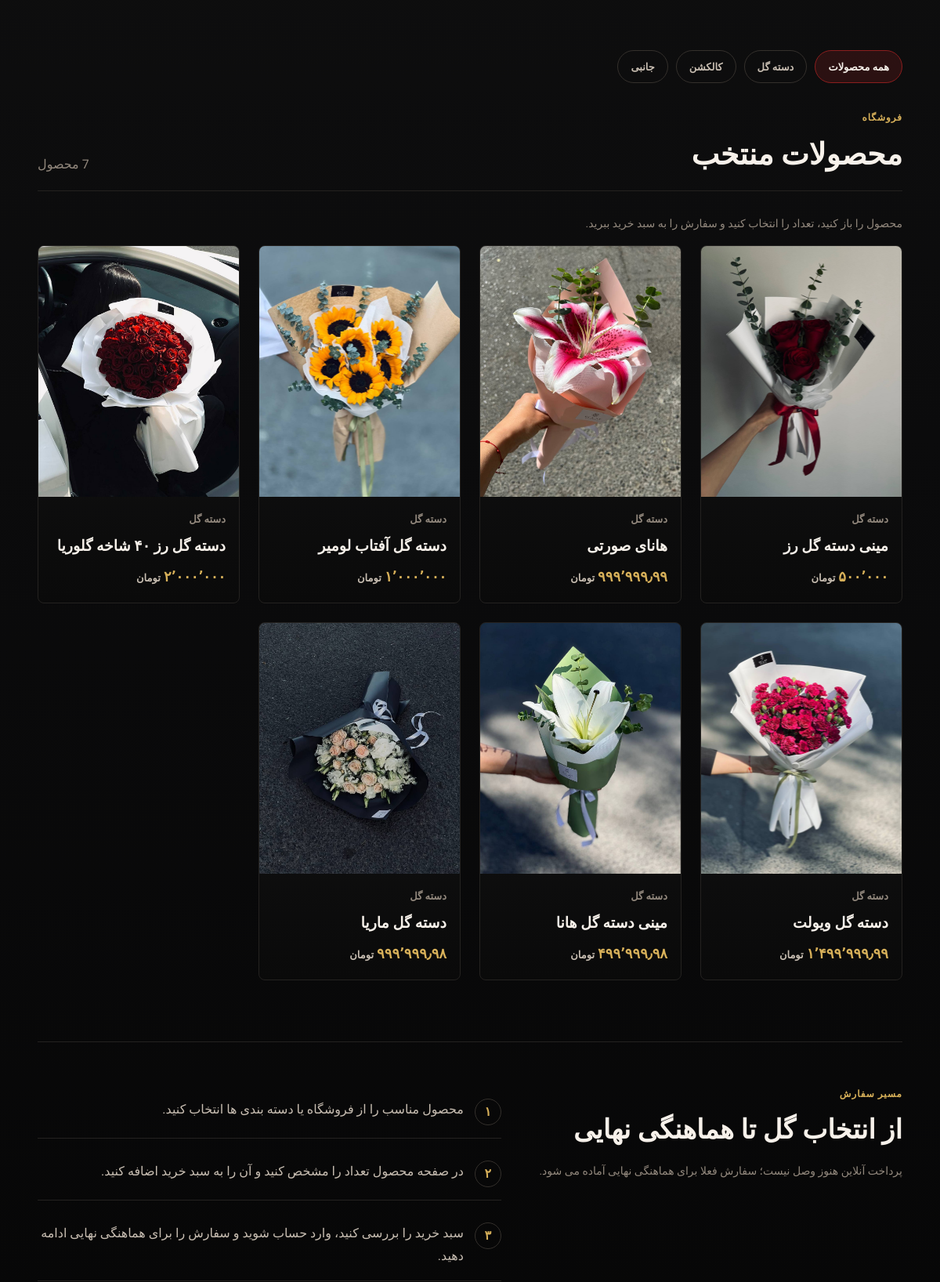
Before: / (middle part) with the older database file.
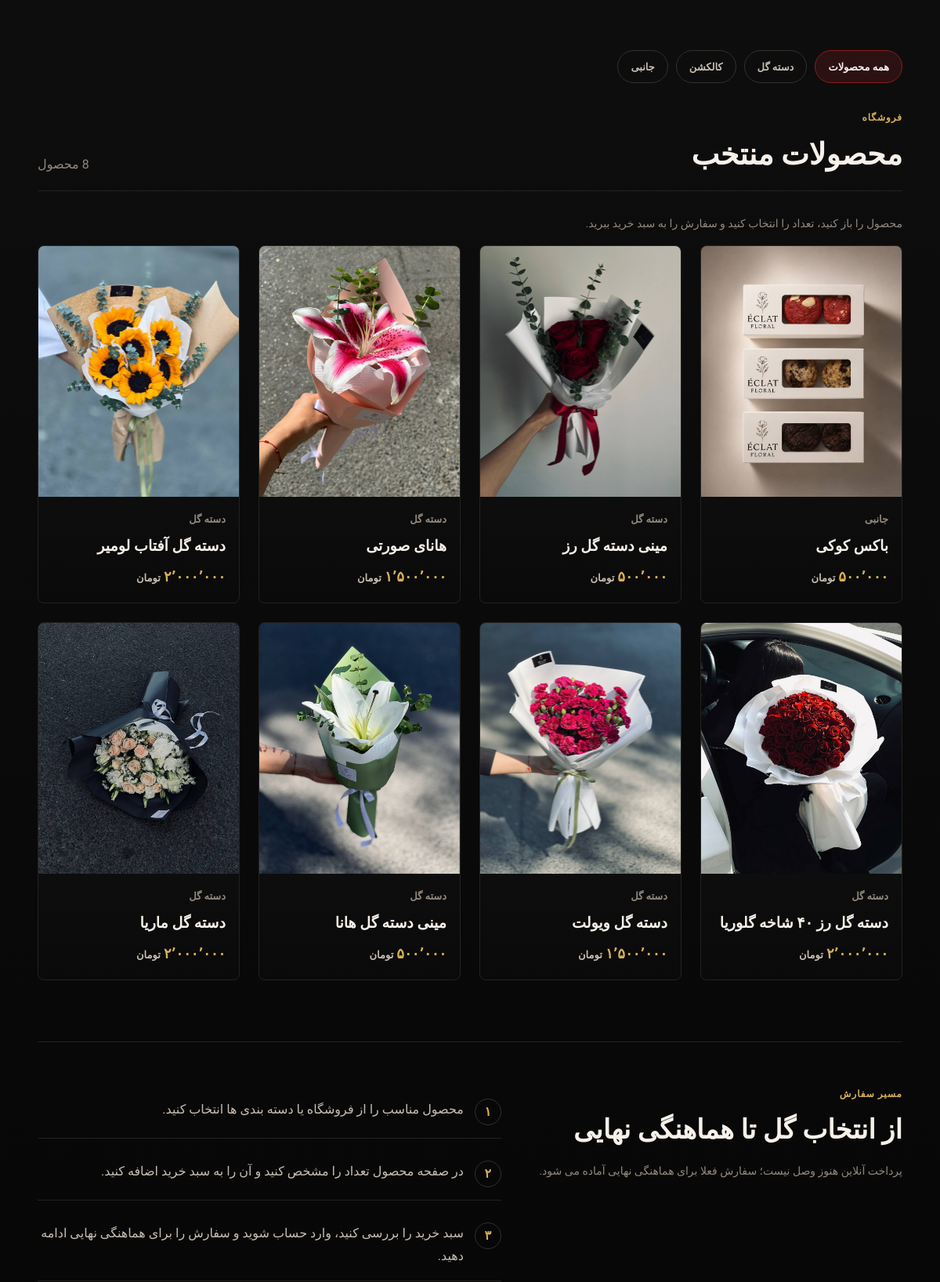
After: the same page with the newer database file.
### shop/models.py (models this page shows, shortened)
class Category(models.Model):
    name = models.CharField(max_length=200, verbose_name="نام دسته‌بندی")
    slug = models.SlugField(max_length=200, unique=True, verbose_name="آدرس کوتاه")
    parent = models.ForeignKey(
        'self',
        on_delete=models.CASCADE,
        null=True,
        blank=True,
        related_name='children',
        verbose_name="دسته‌بندی مادر",
    )
    class Meta:
        ordering = ['name']
        verbose_name = "دسته‌بندی"
        verbose_name_plural = "دسته‌بندی‌ها"
    def get_absolute_url(self):
        return reverse('shop:product_list_by_category', args=[self.slug])

class Product(models.Model):
    category = models.ForeignKey(Category, related_name='products', on_delete=models.CASCADE, verbose_name="دسته‌بندی")
    name = models.CharField(max_length=200, verbose_name="نام محصول")
    slug = models.SlugField(max_length=200, unique=True, verbose_name="آدرس کوتاه")
    description = models.TextField(blank=True, verbose_name="توضیحات")
    price = models.DecimalField(max_digits=10, decimal_places=2, verbose_name="قیمت")
    image = models.ImageField(upload_to='products/%Y/%m/%d', blank=True, verbose_name="عکس محصول")
    stock = models.PositiveIntegerField(verbose_name="موجودی انبار")
    available = models.BooleanField(default=True, verbose_name="قابل نمایش در سایت")
    created = models.DateTimeField(auto_now_add=True, verbose_name="تاریخ ایجاد")
    updated = models.DateTimeField(auto_now=True, verbose_name="آخرین ویرایش")
    class Meta:
        ordering = ('-created',)
        verbose_name = "محصول"
        verbose_name_plural = "محصولات"

### shop/views.py (the view)
# urls.py: path('', views.product_list, name='product_list'),
def product_list(request, category_slug=None):
    category = None
    products = Product.objects.filter(available=True)
    if category_slug:
        category = get_object_or_404(Category, slug=category_slug)
        products = products.filter(category=category)
    return render(request, 'shop/product_list.html', {
        'category': category,
        'products': products,
    })

### basket/context_processors.py (called while the page is built)
def basket(request):
    return {'basket': Basket(request)}

### cart/cart.py (called while the page is built)
    def __len__(self):
        return sum(item['quantity'] for item in self.cart.values())

### cart/context_processors.py (called while the page is built)
def cart(request):
    return {'cart': Cart(request)}

### shop/context_processors.py (called while the page is built)
def category_list(request):
    category_order = Case(
        When(name='دسته گل', then=Value(0)),
        When(name='کالکشن', then=Value(1)),
        When(name='جانبی', then=Value(2)),
        default=Value(3),
        output_field=IntegerField(),
    )
    categories = Category.objects.filter(parent__isnull=True).order_by(category_order, 'name')
    return {'categories': categories}

### shop/price_utils.py (called while the page is built)
def normalize_price(value):
    if value in (None, ''):
        return None
    try:
        decimal_value = Decimal(str(value).replace(',', '').replace('٬', '').strip())
    except (InvalidOperation, AttributeError, ValueError):
        return None
    return decimal_value

### shop/templatetags/price_filters.py (called while the page is built)
@register.filter
def format_price(value):
    return format_price_value(value)

### shop/Templates/Shop/product_list.html (shortened to what this page needs)
{% extends "shop/base.html" %}
{% load price_filters %}
{% block content %}
<div class="page-shell">
    <nav class="category-strip" aria-label="دسته بندی محصولات">
        <a class="category-chip {% if not category %}active{% endif %}" href="{% url 'shop:product_list' %}">همه محصولات</a>
        {% for item in categories %}
            <a class="category-chip {% if category.id == item.id %}active{% endif %}" href="{{ item.get_absolute_url }}">{{ item.name }}</a>
        {% endfor %}
    </nav>
    <section id="products">
        <div class="page-head">
            <div>
                <span class="eyebrow">{% if category %}دسته بندی{% else %}فروشگاه{% endif %}</span>
                <h2>{% if category %}{{ category.name }}{% else %}محصولات منتخب{% endif %}</h2>
            </div>
            <span class="muted">{{ products|length }} محصول</span>
        </div>
        {% if not category %}
            <p class="section-note">محصول را باز کنید، تعداد را انتخاب کنید و سفارش را به سبد خرید ببرید.</p>
        {% endif %}
        <div class="product-grid">
            {% for product in products %}
                <article class="product-card">
                    <a href="{% url 'shop:product_detail' product.slug %}">
                        {% if product.image %}
                            <img src="{{ product.image.url }}" alt="{{ product.name }}" loading="{% if forloop.counter <= 4 %}eager{% else %}lazy{% endif %}">
                        {% else %}
                            <span class="product-image-placeholder" aria-hidden="true"></span>
                        {% endif %}
                        <div class="product-body">
                            <span class="product-category">{{ product.category.name }}</span>
                            <h3>{{ product.name }}</h3>
                            <p class="price"><span>{{ product.price|format_price }}</span><span class="price-currency">تومان</span></p>
                        </div>
                    </a>
                </article>
            {% empty %}
                <p class="empty-state">فعلا محصولی در این بخش نیست. از دسته بندی های دیگر دیدن کنید یا برای سفارش اختصاصی تماس بگیرید.</p>
            {% endfor %}
        </div>
    </section>
    {% if not category %}
        <section class="process" aria-labelledby="process-title">
            <div>
                <span class="eyebrow">مسیر سفارش</span>
                <h2 id="process-title">از انتخاب گل تا هماهنگی نهایی</h2>
                <p class="section-note">پرداخت آنلاین هنوز وصل نیست؛ سفارش فعلا برای هماهنگی نهایی آماده می شود.</p>
            </div>
            <ol class="steps">
                <li><b>۱</b><span>محصول مناسب را از فروشگاه یا دسته بندی ها انتخاب کنید.</span></li>
                <li><b>۲</b><span>در صفحه محصول تعداد را مشخص کنید و آن را به سبد خرید اضافه کنید.</span></li>
                <li><b>۳</b><span>سبد خرید را بررسی کنید، وارد حساب شوید و سفارش را برای هماهنگی نهایی ادامه دهید.</span></li>
            </ol>
        </section>
    {% endif %}
</div>
{% endblock %}

Changed rows visible on the page:
added Product: image (picture), category.name "جانبی", name "باکس کوکی", price "۵۰۰٬۰۰۰"
changed Product "هانای صورتی": price "۹۹۹٬۹۹۹٫۹۹" → "۱٬۵۰۰٬۰۰۰"
changed Product "دسته گل آفتاب لومیر": price "۱٬۰۰۰٬۰۰۰" → "۲٬۰۰۰٬۰۰۰"
changed Product "دسته گل ویولت": price "۱٬۴۹۹٬۹۹۹٫۹۹" → "۱٬۵۰۰٬۰۰۰"
changed Product "مینی دسته گل هانا": price "۴۹۹٬۹۹۹٫۹۸" → "۵۰۰٬۰۰۰"
changed Product "دسته گل ماریا": price "۹۹۹٬۹۹۹٫۹۸" → "۲٬۰۰۰٬۰۰۰"
